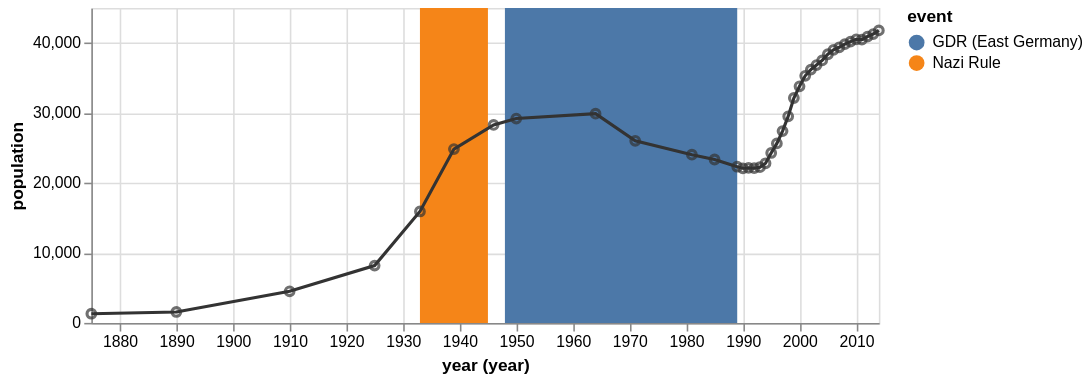

Express this chart as Vega-Lite.
### Vega specification from a JSON file in a GitHub repository (floating-point values rounded to 4 significant figures)
{"$schema": "https://vega.github.io/schema/vega/v5.json", "description": "The population of the German city of Falkensee over time", "autosize": "pad", "padding": 5, "width": 500, "height": 200, "style": "cell", "data": [{"name": "source_0", "values": [{"year": "1875", "population": 1309}, {"year": "1890", "population": 1558}, {"year": "1910", "population": 4512}, {"year": "1925", "population": 8180}, {"year": "1933", "population": 15915}, {"year": "1939", "population": 24824}, {"year": "1946", "population": 28275}, {"year": "1950", "population": 29189}, {"year": "1964", "population": 29881}, {"year": "1971", "population": 26007}, {"year": "1981", "population": 24029}, {"year": "1985", "population": 23340}, {"year": "1989", "population": 22307}, {"year": "1990", "population": 22087}, {"year": "1991", "population": 22139}, {"year": "1992", "population": 22105}, {"year": "1993", "population": 22242}, {"year": "1994", "population": 22801}, {"year": "1995", "population": 24273}, {"year": "1996", "population": 25640}, {"year": "1997", "population": 27393}, {"year": "1998", "population": 29505}, {"year": "1999", "population": 32124}, {"year": "2000", "population": 33791}, {"year": "2001", "population": 35297}, {"year": "2002", "population": 36179}, {"year": "2003", "population": 36829}, {"year": "2004", "population": 37493}, {"year": "2005", "population": 38376}, {"year": "2006", "population": 39008}, {"year": "2007", "population": 39366}, {"year": "2008", "population": 39821}, {"year": "2009", "population": 40179}, {"year": "2010", "population": 40511}, {"year": "2011", "population": 40465}, {"year": "2012", "population": 40905}, {"year": "2013", "population": 41258}, {"year": "2014", "population": 41777}]}, {"name": "source_1", "values": [{"start": "1933", "end": "1945", "event": "Nazi Rule"}, {"start": "1948", "end": "1989", "event": "GDR (East Germany)"}]}, {"name": "data_0", "source": "source_0", "transform": [{"type": "formula", "expr": "timeParse(datum[\"year\"],'%Y')", "as": "year"}, {"type": "formula", "as": "year_year", "expr": "datetime(year(datum[\"year\"]), 0, 1, 0, 0, 0, 0)"}]}, {"name": "data_1", "source": "data_0", "transform": [{"type": "filter", "expr": "datum[\"year_year\"] !== null && !isNaN(datum[\"year_year\"]) && datum[\"population\"] !== null && !isNaN(datum[\"population\"])"}]}, {"name": "data_2", "source": "source_1", "transform": [{"type": "formula", "expr": "timeParse(datum[\"start\"],'%Y')", "as": "start"}, {"type": "formula", "expr": "timeParse(datum[\"end\"],'%Y')", "as": "end"}, {"type": "formula", "as": "year_start", "expr": "datetime(year(datum[\"start\"]), 0, 1, 0, 0, 0, 0)"}, {"type": "formula", "as": "year_end", "expr": "datetime(year(datum[\"end\"]), 0, 1, 0, 0, 0, 0)"}, {"type": "filter", "expr": "datum[\"year_start\"] !== null && !isNaN(datum[\"year_start\"])"}]}], "marks": [{"name": "layer_0_marks", "type": "rect", "style": ["rect"], "from": {"data": "data_2"}, "encode": {"update": {"fill": {"scale": "color", "field": "event"}, "x": {"scale": "x", "field": "year_start"}, "x2": {"scale": "x", "field": "year_end"}, "y": {"value": 0}, "y2": {"field": {"group": "height"}}}}}, {"name": "layer_1_marks", "type": "line", "style": ["line"], "sort": {"field": "datum[\"year_year\"]"}, "from": {"data": "data_0"}, "encode": {"update": {"stroke": {"value": "#333"}, "x": {"scale": "x", "field": "year_year"}, "y": {"scale": "y", "field": "population"}, "defined": {"signal": "datum[\"year_year\"] !== null && !isNaN(datum[\"year_year\"]) && datum[\"population\"] !== null && !isNaN(datum[\"population\"])"}}}}, {"name": "layer_2_marks", "type": "symbol", "style": ["point"], "from": {"data": "data_1"}, "encode": {"update": {"opacity": {"value": 0.7}, "fill": {"value": "transparent"}, "stroke": {"value": "#333"}, "x": {"scale": "x", "field": "year_year"}, "y": {"scale": "y", "field": "population"}}}}], "scales": [{"name": "x", "type": "time", "domain": {"fields": [{"data": "data_2", "field": "year_start"}, {"data": "data_2", "field": "year_end"}, {"data": "data_0", "field": "year_year"}, {"data": "data_1", "field": "year_year"}]}, "range": [0, {"signal": "width"}]}, {"name": "color", "type": "ordinal", "domain": {"data": "data_2", "field": "event", "sort": true}, "range": "category"}, {"name": "y", "type": "linear", "domain": {"fields": [{"data": "data_0", "field": "population"}, {"data": "data_1", "field": "population"}]}, "range": [{"signal": "height"}, 0], "nice": true, "zero": true}], "axes": [{"scale": "x", "orient": "bottom", "gridScale": "y", "grid": true, "tickCount": {"signal": "ceil(width/40)"}, "domain": false, "labels": false, "maxExtent": 0, "minExtent": 0, "ticks": false, "zindex": 0}, {"scale": "y", "orient": "left", "gridScale": "x", "grid": true, "tickCount": {"signal": "ceil(height/40)"}, "domain": false, "labels": false, "maxExtent": 0, "minExtent": 0, "ticks": false, "zindex": 0}, {"scale": "x", "orient": "bottom", "grid": false, "title": "year (year)", "labelFlush": true, "labelOverlap": true, "tickCount": {"signal": "ceil(width/40)"}, "encode": {"labels": {"update": {"text": {"signal": "timeFormat(datum.value, '%Y')"}}}}, "zindex": 0}, {"scale": "y", "orient": "left", "grid": false, "title": "population", "labelOverlap": true, "tickCount": {"signal": "ceil(height/40)"}, "zindex": 0}], "legends": [{"fill": "color", "gradientLength": {"signal": "clamp(height, 64, 200)"}, "symbolType": "circle", "title": "event"}]}
